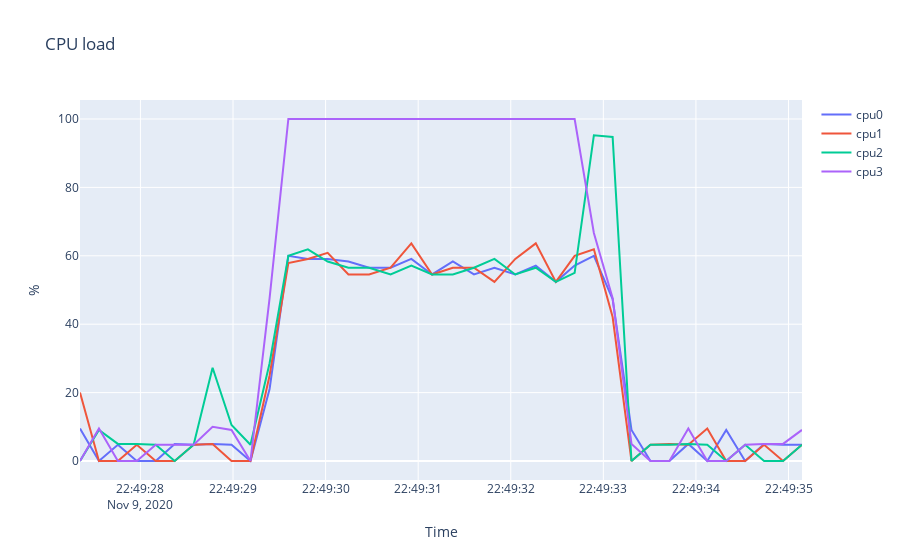

Notebook source saved alongside this figure:
### Code cell
log_file = './cpu.log'

with open(log_file) as fd:
    lines = fd.readlines()

load_headers = ['user', 'nice', 'sys', 'idle', 'iow', 'irq', 'sirq']
headers = load_headers + ['time_value']
cpu_load_dict = {}
    
cnt = 0
while cnt < len(lines) - 6:
    time = pd.to_datetime(lines[cnt])
    cnt+=2
    
    for i in range(4):
        cpu_num = f'cpu{i}'
        if cpu_num not in cpu_load_dict:
            cpu_load_dict[cpu_num] = dict(zip(headers, [list() for _ in headers]))
        
        splitted_line = lines[cnt].split()
        cpu_load_dict[cpu_num]['user'].append(int(splitted_line[1]))
        cpu_load_dict[cpu_num]['nice'].append(int(splitted_line[2]))
        cpu_load_dict[cpu_num]['sys'].append(int(splitted_line[3]))
        cpu_load_dict[cpu_num]['idle'].append(int(splitted_line[4]))
        cpu_load_dict[cpu_num]['iow'].append(int(splitted_line[5]))
        cpu_load_dict[cpu_num]['irq'].append(int(splitted_line[6]))
        cpu_load_dict[cpu_num]['sirq'].append(int(splitted_line[7]))
        cpu_load_dict[cpu_num]['time_value'].append(time)
        cnt+=1

df_dict = {}
for key, val in cpu_load_dict.items():
    per_cpu_df = pd.DataFrame(val)
    
    per_cpu_df[load_headers] = per_cpu_df[load_headers].diff()
    per_cpu_df.dropna(inplace=True)
    
    per_cpu_df['sum'] = per_cpu_df[load_headers].sum(axis=1)
    
    per_cpu_df[load_headers] = per_cpu_df[load_headers].div(per_cpu_df['sum'], axis=0).mul(100)
    
    per_cpu_df['load'] = per_cpu_df['idle'].mul(-1).add(100)
    
    per_cpu_df.drop('sum', axis=1, inplace=True)
    
    df_dict[key] = per_cpu_df


fig = go.Figure()
for cpu, val in cpu_load_dict.items():
    df = df_dict[cpu]
    fig.add_trace(go.Scatter(x=df['time_value'], y=df['load'], name=cpu))

fig.update_layout(
#     width=800,
#     height=800,
    title='CPU load',
    yaxis_title='%',
    xaxis_title='Time'
)

fig.show()
